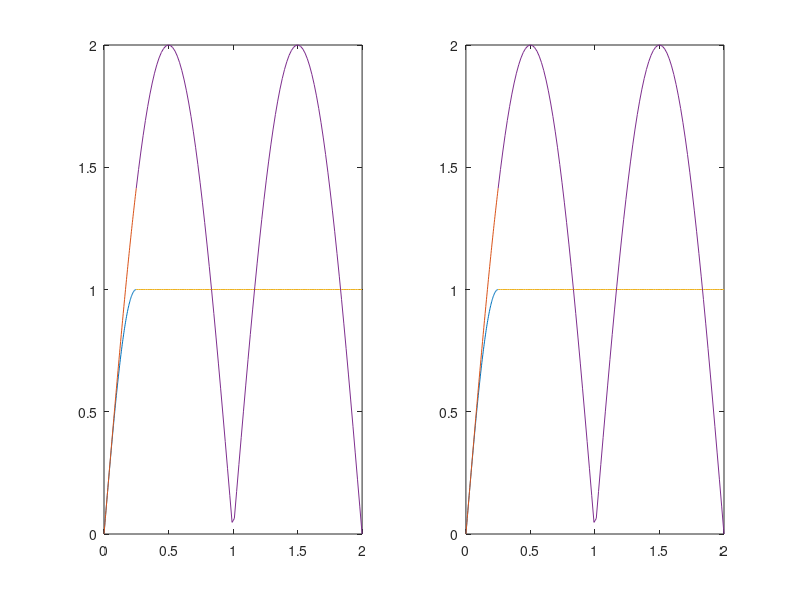

The MATLAB script that drew this image:
% problem 4.3 over all plot

figure
subplot(1,2,1)
x=linspace(0,0.25,100);
y=sin(2*pi*x);
ya=2*abs(sin(pi*x));
xa=linspace(0.25,2,100);
z=ones(1,size(xa,2));
za=2*abs(sin(pi*xa));
plot(x,y,x,ya,xa,z,xa,za)

subplot(1,2,2)
plot(x,y,x,ya,xa,z,xa,za)